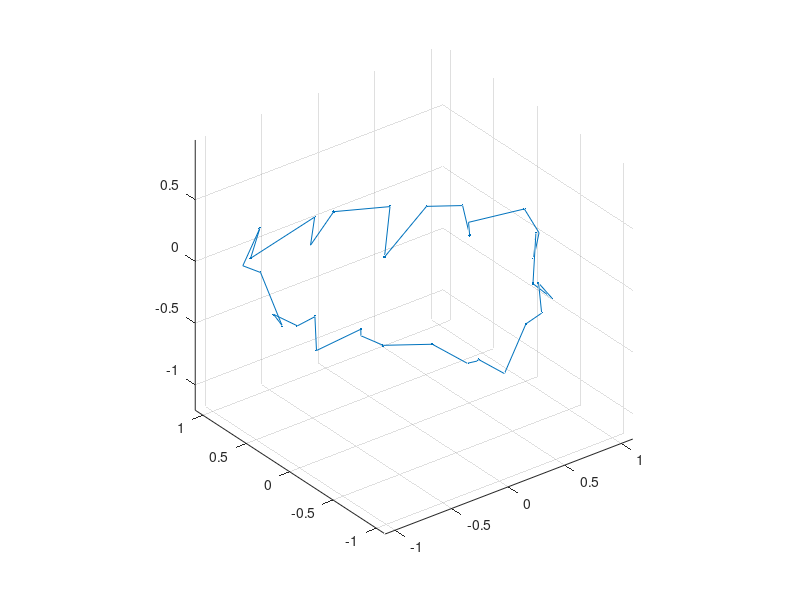

The MATLAB script that drew this image: (Note: this script raises an error after producing the figure.)
clear;
% curve shortening
dt = 0.01;
convergence_thresh = 1e-8;

% momentum primal
beta = .75;%0.999;

% momentum dual
dual_gain = 2.; %5.0;%1.75;      % scale on the dual step, try 1.0–2.0
eps_dual  = .1; %1.;%0.05;     % small derivative correction, try 0–0.1

%% Generate curve
N = 35;%32;
x = randn(N,1)-0.5;
y = randn(N,1)-0.5;
z = randn(N,1)-0.5;
gamma_rand = [x,y,z];

%initialize new init curve
theta = linspace(0,2*pi,N+1)'; theta = theta(1:N);
x = cos(theta);
y = sin(theta);
z = 0*theta;

gamma = [x,y,z];

gamma = gamma + 0.1 * gamma_rand;

N_experiments = 240;
eps_tmp = 1e-3;

% Sample interval in log-scale
tmp = linspace(log(eps_tmp), log(1000*pi + eps_tmp), N_experiments);
V_vals = exp(tmp) - eps_tmp;
% V_vals = linspace(1e-2,75*pi, N_experiments);

%% Loop thorugh a number of experiments
for val = 1:N_experiments

    
    %load('curve_42.mat');
    %gamma = [xx,yy,zz];
    %N = length(xx);
    
    %% Specify constraints
    V = [ 0. , 0.,  V_vals(val) ];
    A = [ -pi, 0., pi ] ;% / norm(V) ;
    %[A,V] = ComputeAreaVolume(xx,yy,zz);
    lambda_area = [0,0,0];
    dlambda_area = [0,0,0];
    lambda_vol = [0,0,0];
    dlambda_vol = [0,0,0];
    
    % adaptive step size
    %dt = ( dt * norm(A) ) / ( 1 + dot( A/norm(A) , V) );
    
    %% Prepare indices
    I = (1:N)';
    Ip = [(2:N)';1];
    Im = [N;(1:N-1)'];
    
    %% Laplacian
    L_row = [I;I;I];
    L_col = [I;Ip;Im];
    L_val = [2*ones(N,1);-1*ones(N,1);-1*ones(N,1)];
    L = sparse(L_row,L_col,L_val,N,N);
    M = speye(N);
    
    x = gamma(:,1);
    y = gamma(:,2);
    z = gamma(:,3);
    plotted_line = plot3([x;x(1)],[y;y(1)],[z;z(1)],'.-');
    
    
    grid on
    axis equal
    cameratoolbar
    drawnow
    
    %% Main iteration
    maxiter = 1000000;
    % maxiter = 25000;
    % maxiter = 15000;
    % maxiter = 10;
    
    % Area or Area+Volume Constraints
    volume_calc = true;
    
    % Momentum added to primal
    add_primal_momentum = true;
    
    % Momentum added to dual
    add_dual_momentum = true;
    
    % previous residuals for derivative correction
    G_area_prev = [0, 0, 0];
    G_vol_prev  = [0, 0, 0];
    
    % Vectorized volume gradient
    vectorize_gradients = true;
    
    gamma_old = zeros(size(gamma));
    
    gamma_prev = gamma;
    
    for iter = 1:maxiter
        % Decide extrapolated configuration
        if (add_primal_momentum == false)
            % no momentum
            gamma_tilde = gamma;
        else
            % momentum step
            gamma_tilde = gamma + beta * (gamma - gamma_prev);
        end
    
        % This is the configuration at which we evaluate gradients
        gamma_p = gamma_tilde;
    
        % update history for next iteration
        gamma_prev = gamma;
    
        % Neighbors
        gamma_Im = gamma_p(Im,:);
        gamma_I  = gamma_p(I,:);
        gamma_Ip = gamma_p(Ip,:);
    
        % Edge vectors for area gradient (note: choose one convention and stick to it)
        edge2 = gamma_Im - gamma_Ip;
    
        % Basis vectors
        ex = [1, 0, 0];
        ey = [0, 1, 0];
        ez = [0, 0, 1];
    
        Ex = repmat(ex, N, 1);
        Ey = repmat(ey, N, 1);
        Ez = repmat(ez, N, 1);
    
        %% Area gradient at gamma_tilde
        grad_Ax_gamma = cross(Ex, edge2, 2);
        grad_Ay_gamma = cross(Ey, edge2, 2);
        grad_Az_gamma = cross(Ez, edge2, 2);
    
        %% Volume gradient at gamma_tilde
        area_cross_m = cross(gamma_Im, gamma_I,  2);
        area_cross_p = cross(gamma_I,  gamma_Ip, 2);
        midpoints_m  = 0.5 * (gamma_Im + gamma_I);
        midpoints_p  = 0.5 * (gamma_I  + gamma_Ip);
    
        gamma_p_m = gamma_Im;
        gamma_p_p = gamma_Ip;
    
        % x components
        first_term_p_x = -(1/6) * cross(Ex, area_cross_m, 2);
        first_term_m_x = -(1/6) * cross(Ex, area_cross_p, 2);
    
        second_term_m_x_tmp = cross(Ex, midpoints_m, 2);
        second_term_p_x_tmp = cross(Ex, midpoints_p, 2);
    
        second_term_m_x =  (1/3) * cross(second_term_m_x_tmp, gamma_p_m, 2);
        second_term_p_x = -(1/3) * cross(second_term_p_x_tmp, gamma_p_p, 2);
    
        grad_Vx_gamma = first_term_m_x + first_term_p_x + second_term_m_x + second_term_p_x;
    
        % y components
        first_term_p_y = -(1/6) * cross(Ey, area_cross_m, 2);
        first_term_m_y = -(1/6) * cross(Ey, area_cross_p, 2);
    
        second_term_m_y_tmp = cross(Ey, midpoints_m, 2);
        second_term_p_y_tmp = cross(Ey, midpoints_p, 2);
    
        second_term_m_y =  (1/3) * cross(second_term_m_y_tmp, gamma_p_m, 2);
        second_term_p_y = -(1/3) * cross(second_term_p_y_tmp, gamma_p_p, 2);
    
        grad_Vy_gamma = first_term_m_y + first_term_p_y + second_term_m_y + second_term_p_y;
    
        % z components
        first_term_p_z = -(1/6) * cross(Ez, area_cross_m, 2);
        first_term_m_z = -(1/6) * cross(Ez, area_cross_p, 2);
    
        second_term_m_z_tmp = cross(Ez, midpoints_m, 2);
        second_term_p_z_tmp = cross(Ez, midpoints_p, 2);
    
        second_term_m_z =  (1/3) * cross(second_term_m_z_tmp, gamma_p_m, 2);
        second_term_p_z = -(1/3) * cross(second_term_p_z_tmp, gamma_p_p, 2);
    
        grad_Vz_gamma = first_term_m_z + first_term_p_z + second_term_m_z + second_term_p_z;
    
        %% Build gradient of the augmented Lagrangian
        if (volume_calc == false)
            g = ((lambda_area(1) + dlambda_area(1)) * grad_Ax_gamma) + ...
                ((lambda_area(2) + dlambda_area(2)) * grad_Ay_gamma) + ...
                ((lambda_area(3) + dlambda_area(3)) * grad_Az_gamma);
        else
            g = ((lambda_area(1) + dlambda_area(1)) * grad_Ax_gamma) + ...
                ((lambda_area(2) + dlambda_area(2)) * grad_Ay_gamma) + ...
                ((lambda_area(3) + dlambda_area(3)) * grad_Az_gamma) + ...
                ((lambda_vol(1)  + dlambda_vol(1))  * grad_Vx_gamma) + ...
                ((lambda_vol(2)  + dlambda_vol(2))  * grad_Vy_gamma) + ...
                ((lambda_vol(3)  + dlambda_vol(3))  * grad_Vz_gamma);
        end
    
        %% Preconditioned step
        rhs   = gamma_tilde - dt * g;
        gamma = (M + dt*L) \ rhs;
    
        %% Constraints and multipliers (as before, evaluated at gamma)
        % areas_cross_tri = cross(gamma(I,:), gamma(Ip,:), 2);
        % midpoints       = 0.5*(gamma(I, :) + gamma(Ip, :));
        % area            = 0.5*sum(areas_cross_tri);
        % vol             = (1/3) * sum(cross(midpoints, areas_cross_tri, 2));
    
        % G_area       = area - A;
        % dlambda_area = dt*G_area;
        % lambda_area  = lambda_area + dlambda_area;
    
        % G_vol        = vol - V;
        % dlambda_vol  = dt*G_vol;
        % lambda_vol   = lambda_vol + dlambda_vol;
        
        %% Compute corresponding area/volume constraints and lambda
        areas_cross_tri = cross(gamma(I,:), gamma(Ip,:), 2);
        midpoints       = 0.5*(gamma(I, :) + gamma(Ip, :));
        area            = 0.5*sum(areas_cross_tri);
        vol             = (1/3) * sum(cross(midpoints, areas_cross_tri, 2));
    
        G_area = area - A;          % 1x3
        G_vol  = vol  - V;          % 1x3
    
        if (add_dual_momentum == false)
            dlambda_area = dt*G_area;
            lambda_area  = lambda_area + dlambda_area;
        
            dlambda_vol  = dt*G_vol;
            lambda_vol   = lambda_vol + dlambda_vol;
       else
            % dual update with gain and derivative correction
            dlambda_area = dual_gain * dt * G_area ...
                         + eps_dual * (G_area - G_area_prev);
        
            dlambda_vol  = dual_gain * dt * G_vol  ...
                         + eps_dual * (G_vol  - G_vol_prev);
        
            lambda_area = lambda_area + dlambda_area;
            lambda_vol  = lambda_vol  + dlambda_vol;
        
            % store residuals for next iteration
            G_area_prev = G_area;
            G_vol_prev  = G_vol;
        end
        
    
        %% plotting etc. unchanged
        if mod(iter, 250) == 0
            x = gamma(:,1); y = gamma(:,2); z = gamma(:,3);
            plotted_line.XData = [x;x(1)];
            plotted_line.YData = [y;y(1)];
            plotted_line.ZData = [z;z(1)];
            axis equal
            title({ ...
                ['iter = ', num2str(iter), ' (maxiter = ', num2str(maxiter), ')', '  |  experiment = ', num2str(val), ' (N_experiments = ', num2str(N_experiments), ')'], ...
                ['G_{area,x} = ', num2str(G_area(1)), ...
                 '   G_{area,y} = ', num2str(G_area(2)), ...
                 '   G_{area,z} = ', num2str(G_area(3))], ...
                 ['G_{vol,x} = ', num2str(G_vol(1)), ...
                 '   G_{vol,y} = ', num2str(G_vol(2)), ...
                 '   G_{vol,z} = ', num2str(G_vol(3))] ...
            });
            drawnow
        end

        error = norm(G_area) + norm(G_vol);
        if (error < convergence_thresh)
             gamma_renormalized = gamma * norm(V) / norm(A);
             save_polyline_obj(gamma_renormalized , val);
             break
        end
    end
end


%% Gradient Calculation

% COME UP WITH SOME NEW MATRIX/VECTOR FORMULATION...  (x^T)Ax, x is
% 3*3x1 vector/ 3x3 matrix (or N instead of 3, if 3 doesn't represent
% (i-1,i,i+1)


% Input vector 
function cross_matrix = cross_vec2mat(vec)
    cross_matrix = [0, -vec(3), vec(2);
                    vec(3), 0, -vec(1);
                    -vec(2), vec(1), 0];
%    cross_matrix = cross_matrix';
end


function save_polyline_obj(gamma, iter)
% save_polyline_obj  Write a closed polyline OBJ for iteration "iter".
%
%   gamma : N-by-3 array of vertex positions
%   iter  : iteration number used in the filename

    % folder structure relative to this file
    basepath = fileparts(mfilename('fullpath'));
    export_folder = fullfile(basepath, 'export', 'LogScale_1e-2_to_25PI_renorm');

    if ~exist(export_folder, 'dir')
        mkdir(export_folder);
    end

    % close the loop
    X = [gamma(:,1); gamma(1,1)];
    Y = [gamma(:,2); gamma(1,2)];
    Z = [gamma(:,3); gamma(1,3)];
    N = numel(X);

    % file name
    fname = fullfile(export_folder, sprintf('polyline_iter%d.obj', iter));
    fid = fopen(fname, 'w');

    % vertices
    for k = 1:N
        fprintf(fid, 'v %.8f %.8f %.8f\n', X(k), Y(k), Z(k));
    end

    % polyline element
    fprintf(fid, 'l');
    for k = 1:N
        fprintf(fid, ' %d', k);
    end
    fprintf(fid, '\n');

    fclose(fid);
end
